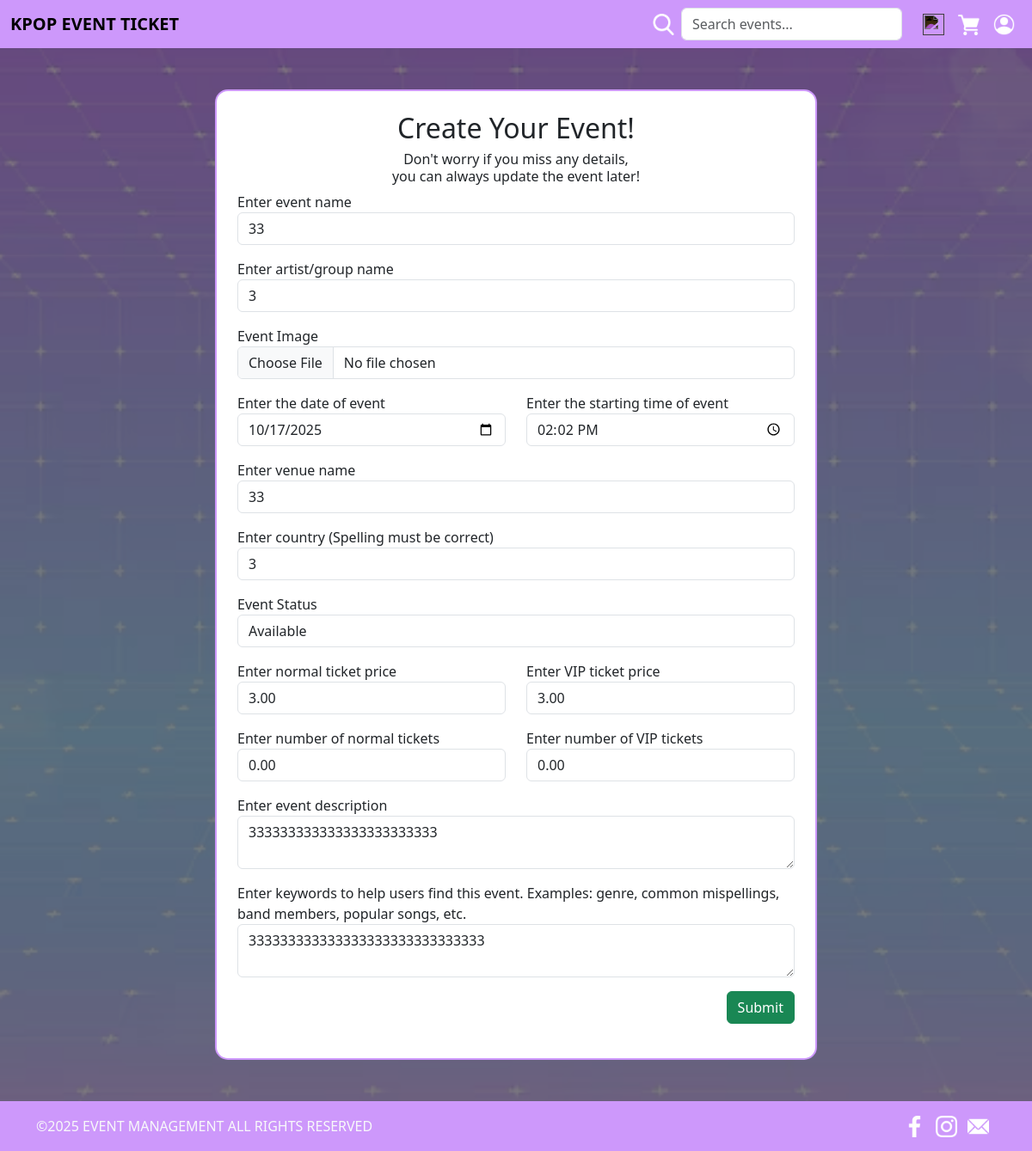
Screenshot of /edit/1 with the database file from the repository.
### website/models.py (models this page shows, shortened)
class Event(db.Model):
    __tablename__ = 'event'
    eventid = db.Column(db.Integer, db.Sequence('seq_reg_id', start=1, increment=1), primary_key=True)
    userid = db.Column(db.Integer, db.ForeignKey('user.userid'))
    artist = db.Column(db.String(100), index=True, nullable=False)
    startTime = db.Column(db.Time, index=True, nullable=False)
    date = db.Column(db.Date, index=True, nullable=False)
    location = db.Column(db.String(100), index=True, nullable=False)
    country = db.Column(db.String(100), index=True, nullable=False)
    title = db.Column(db.String(100), index=True, nullable=False)
    description = db.Column(db.String(255), index=True, nullable=False)
    image = db.Column(db.String(100), index=True, nullable=False)
    status = db.Column(db.String(50), nullable=False, default='Active')
    tags = db.Column(db.String(255), index=True, nullable=True)
    normalAvail = db.Column(db.Integer, index=True, nullable=False)
    vipAvail = db.Column(db.Integer, index=True, nullable=False)
    normalPrice = db.Column(db.Numeric(10,2), index=True, nullable=False)
    vipPrice = db.Column(db.Numeric(10,2), index=True, nullable=False)
    comments = db.relationship('Comment', backref='event', lazy=True)
    orders = db.relationship('Order', backref='event', lazy=True)

### website/edit.py (the view, shortened to what this page needs)
@editbp.route('/edit/<int:eventid>', methods=['GET', 'POST'])
def edit(eventid):
    event = Event.query.get_or_404(eventid)
    form = EditEvent(obj=event)
    return render_template('edit.html', form=form, title='Edit')

### website/forms.py
class EditEvent(FlaskForm):
    title = StringField('Enter event name')
    artist = StringField('Enter artist/group name')
    image = FileField('Event Image', validators=[FileAllowed(['jpg', 'png', 'jpeg'], 'Images only!')])
    date = DateField('Enter the date of event')
    startTime = TimeField('Enter the starting time of event')
    location = StringField('Enter venue name')
    country = StringField('Enter country (Spelling must be correct)')
    normalPrice = DecimalField('Enter normal ticket price')
    vipPrice = DecimalField('Enter VIP ticket price')
    normalAvail = DecimalField('Enter number of normal tickets')
    vipAvail = DecimalField('Enter number of VIP tickets')
    status = StringField('Event Status')
    description = TextAreaField('Enter event description')
    tags = TextAreaField('Enter keywords to help users find this event. Examples: genre, common mispellings, band members, popular songs, etc.')
    submit = SubmitField('Submit')

### website/templates/edit.html (shortened to what this page needs)
{% extends 'base.html' %}
{% from 'bootstrap5/form.html' import render_form %}
{% block head %}
<link rel="stylesheet" href="{{ url_for('static', filename='Style/EventCreationStyle.css') }}">
{% endblock %}
{% block content %}
        <div class="d-flex justify-content-center my-5">
            <div class="card p-4" style="max-width: 700px; width: 100%; border: #cd98fb solid 2px; border-radius: 15px;">
                <h2 class="text-center">Create Your Event!</h2>
                <h6 class="text-center mb-0">Don't worry if you miss any details,</h6>
                <h6 class="text-center">you can always update the event later!</h6>
                <form action="" method="post" enctype="multipart/form-data" novalidate>
                    <div class="mb-3">
                        <div class="form-group">
                            {{ form.title.label }}
                            {{ form.title(class_="form-control", size=32) }}
                        </div>
                    </div>
                    <div class="mb-3">
                        <div class="form-group">
                            {{ form.artist.label }}
                            {{ form.artist(class_="form-control", size=32) }}
                        </div>
                    </div>
                    <div class="mb-3">
                        <div class="form-group">
                            {{ form.image.label }}
                            {{ form.image(class_="form-control", size=32) }}
                        </div>
                    </div>
                    <div class="row mb-3">
                        <div class="col-md-6">
                            <div class="form-group">
                                {{ form.date.label }}
                                {{ form.date(class_="form-control", size=32) }}
                            </div>
                        </div>
                        <div class="col-md-6">
                            <div class="form-group">
                                {{ form.startTime.label }}
                                {{ form.startTime(class_="form-control", size=32, type='time') }}
                            </div>
                        </div>
                    </div>
                    <div class="mb-3">
                        <div class="form-group">
                            {{ form.location.label }}
                            {{ form.location(class_="form-control", size=32) }}
                        </div>
                    </div>
                    <div class="mb-3">
                        <div class="form-group">
                            {{ form.country.label }}
                            {{ form.country(class_="form-control", size=32) }}
                        </div>
                    </div>
                    <div class="mb-3">
                        <div class="form-group">
                            {{ form.status.label }}
                            {{ form.status(class_="form-control") }}
                        </div>
                    </div>
                    <div class="row mb-3">
                        <div class="col-md-6">
                            <div class="form-group">
                                {{ form.normalPrice.label }}
                                {{ form.normalPrice(class_="form-control", size=32) }}
                            </div>
                        </div>
                        <div class="col-md-6">
                            <div class="form-group">
                                {{ form.vipPrice.label }}
                                {{ form.vipPrice(class_="form-control", size=32) }}
                            </div>
                        </div>
                    </div>
                    <div class="row mb-3">
                        <div class="col-md-6">
                            <div class="form-group">
                                {{ form.normalAvail.label }}
                                {{ form.normalAvail(class_="form-control", size=32) }}
                            </div>
                        </div>
                        <div class="col-md-6">
                            <div class="form-group">
                                {{ form.vipAvail.label }}
                                {{ form.vipAvail(class_="form-control", size=32) }}
                            </div>
                        </div>
                    </div>
                    <div class="mb-3">
                        <div class="form-group">
                            {{ form.description.label }}
                            {{ form.description(class_="form-control", size=32) }}
                        </div>
                    </div>
                    <div class="mb-3">
                        <div class="form-group">
                            {{ form.tags.label }}
                            {{ form.tags(class_="form-control", size=32) }}
                        </div>
                    </div>
                     <div class="d-flex justify-content-end">
                        <div class="form-group">
                            {{ form.submit(class_="btn btn-success") }}
                        </div>
                     </div>
                </form>
            </div>
        </div>
{% endblock %}

### website/Static/Style/EventCreationStyle.css (style rules this page uses)
body { background-image: url("/static/Image/background.png"); background-size: cover; background-position: center; position: relative; }
body::before { content: ""; position: fixed; top: 0; left: 0; width: 100%; height: 100%; background-color: rgba(0, 0, 0, 0.5); z-index: -1; }

### rows the page displays
Event: title "33", artist "3", date "10/17/2025", startTime "14:02", location "33", country "3", status "Available", normalPrice "3.00", vipPrice "3.00", normalAvail "0.00", vipAvail "0.00", description "333333333333333333333333", tags "333333333333333333333333333333"
